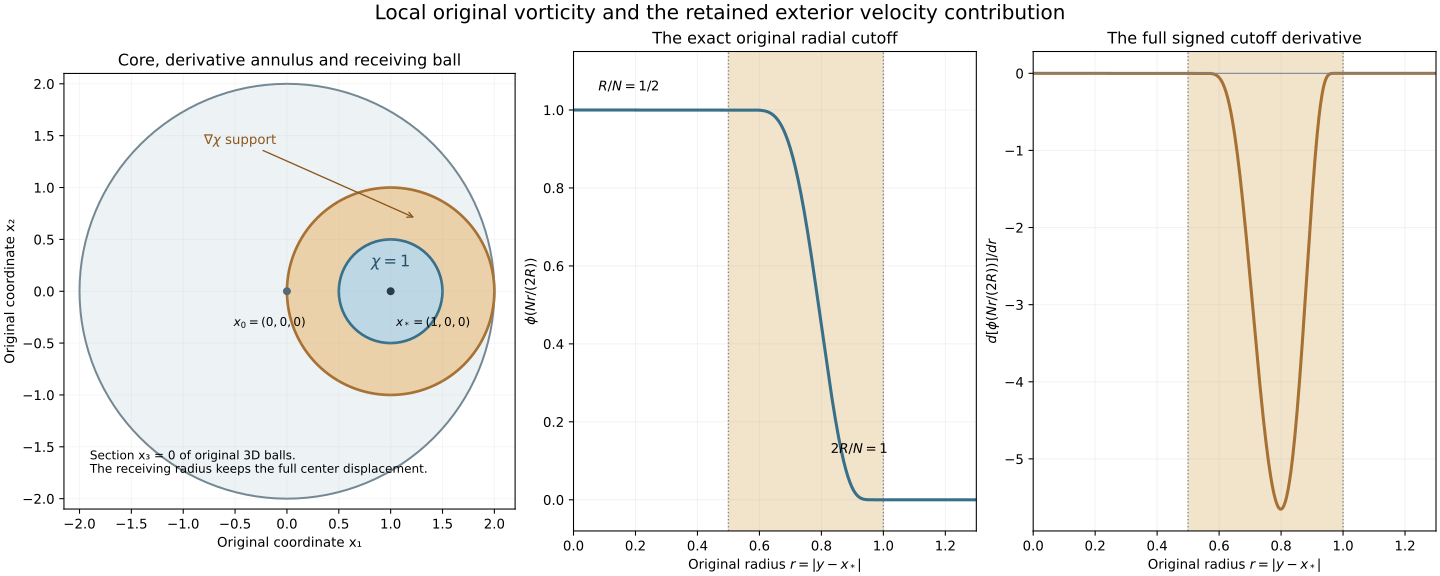

Reproduce this figure in Python.
"""VM5–VM11: original physical cutoff, signed derivative and full support."""
from pathlib import Path
import numpy as np
import matplotlib
matplotlib.use('Agg')
import matplotlib.pyplot as plt
from matplotlib.patches import Circle
ROOT=Path(__file__).resolve().parent
plt.rcParams.update({'font.family':'DejaVu Sans','font.size':10})
fig,(ax,bx,cx)=plt.subplots(1,3,figsize=(15,6),layout='constrained',gridspec_kw={'width_ratios':[1.12,1,1]})
N=4.;R=2.;core=R/N;outer=2*R/N
ax.add_patch(Circle((0,0),2,facecolor='#edf2f4',edgecolor='#738893',lw=1.5))
ax.add_patch(Circle((1,0),outer,facecolor='#ead1a9',edgecolor='#a77133',lw=2))
ax.add_patch(Circle((1,0),core,facecolor='#bdd7e4',edgecolor='#386f89',lw=2))
ax.scatter([0,1],[0,0],c=['#536b76','#263d49'],s=25,zorder=4)
ax.annotate(r'$x_0=(0,0,0)$',(0,0),xytext=(-40,-26),textcoords='offset points',fontsize=9)
ax.annotate(r'$x_*=(1,0,0)$',(1,0),xytext=(4,-26),textcoords='offset points',fontsize=9)
ax.annotate(r'$\chi=1$',(1,.24),ha='center',color='#24536a',fontsize=12)
ax.annotate(r'$\nabla\chi$ support',(1.25,.7),xytext=(-.8,1.42),arrowprops={'arrowstyle':'->','color':'#8b561c'},color='#8b561c')
ax.text(-1.9,-1.75,'Section x₃ = 0 of original 3D balls.\nThe receiving radius keeps the full center displacement.',fontsize=9)
ax.set(xlim=(-2.15,2.2),ylim=(-2.1,2.1),aspect='equal',xlabel='Original coordinate x₁',ylabel='Original coordinate x₂',title='Core, derivative annulus and receiving ball')
ax.grid(alpha=.12)
def bump(s):
 result=np.zeros_like(s);mask=s>0;result[mask]=np.exp(-1/s[mask]);return result
def bump_prime(s):
 result=np.zeros_like(s);mask=s>0;result[mask]=np.exp(-1/s[mask])/s[mask]**2;return result
r=np.linspace(0,1.3,1801);s=(N*r/(2*R))**2
a=bump(1-s);b=bump(s-.25)
ap=-bump_prime(1-s);bp=bump_prime(s-.25)
chi=a/(a+b);derivative=(ap*b-a*bp)/(a+b)**2*2*(N/(2*R))**2*r
for panel in (bx,cx):
 panel.axvspan(core,outer,color='#ead1a9',alpha=.6)
 panel.axvline(core,color='#738893',ls=':',lw=1);panel.axvline(outer,color='#738893',ls=':',lw=1)
 panel.set(xlim=(0,1.3),xlabel=r'Original radius $r=|y-x_*|$')
 panel.grid(alpha=.15)
bx.plot(r,chi,color='#386f89',lw=2.3)
bx.set(ylim=(-.08,1.15),ylabel=r'$\phi(Nr/(2R))$',title='The exact original radial cutoff')
bx.text(.08,1.05,r'$R/N=1/2$',fontsize=10)
bx.text(.83,.12,r'$2R/N=1$',fontsize=10)
cx.plot(r,derivative,color='#a77133',lw=2.3)
cx.axhline(0,color='#738893',lw=.8)
cx.set(ylabel=r'$d[\phi(Nr/(2R))]/dr$',title='The full signed cutoff derivative')
fig.suptitle('Local original vorticity and the retained exterior velocity contribution',fontsize=15)
fig.savefig(ROOT/'original-vorticity-mass-cutoff.png',dpi=170)
fig.savefig(ROOT/'original-vorticity-mass-cutoff.svg')
print('Saved exact physical cutoff and derivative figure.')
